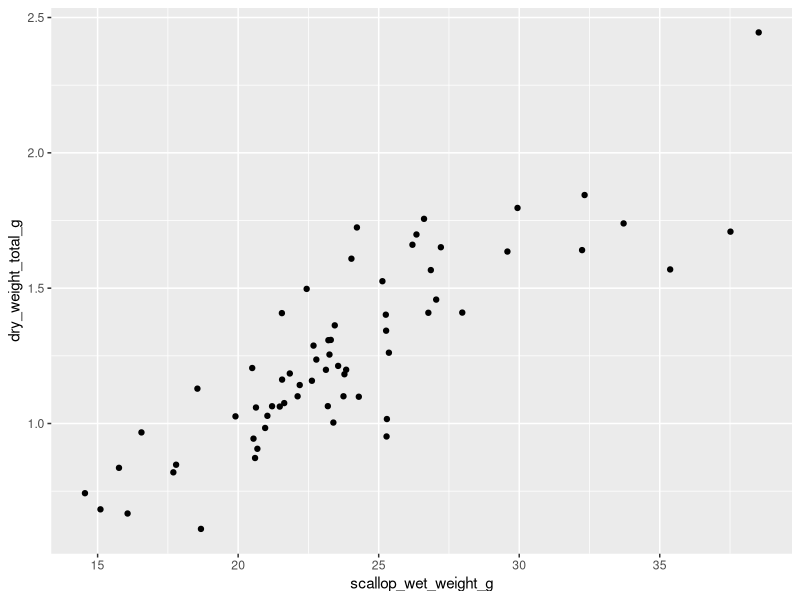
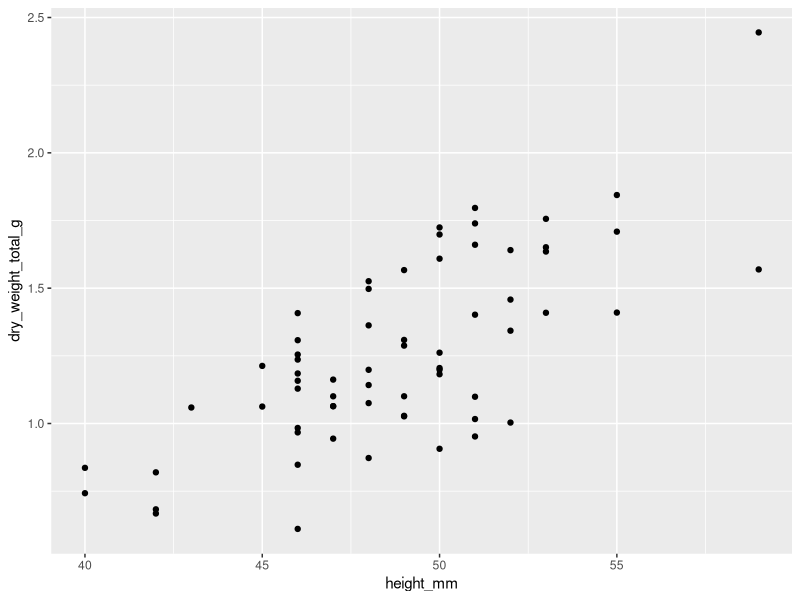
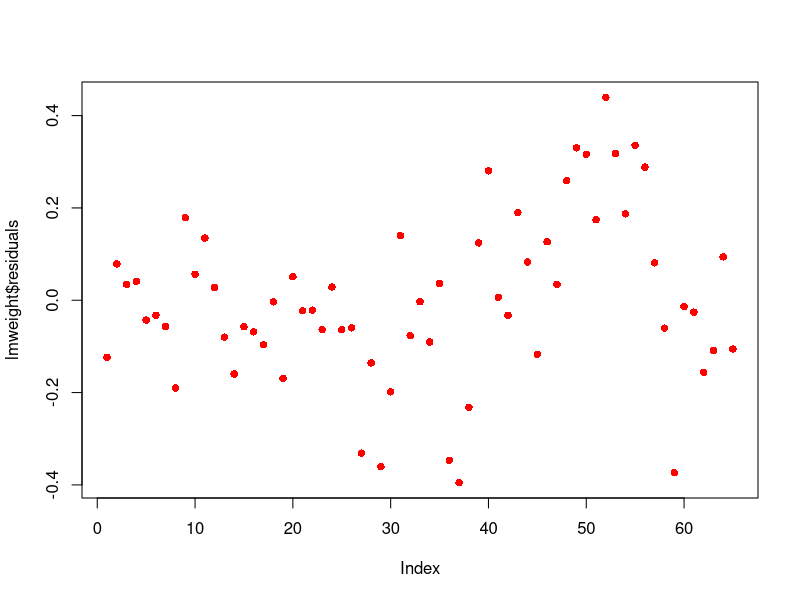
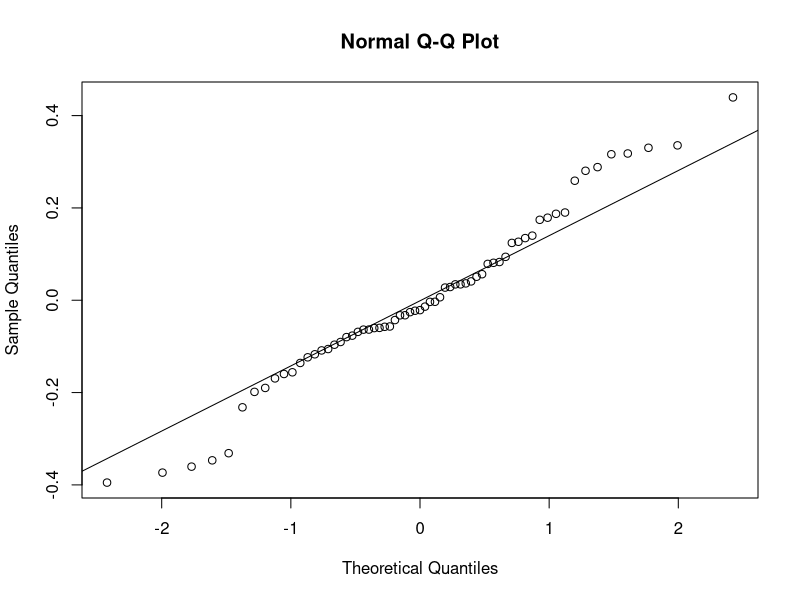
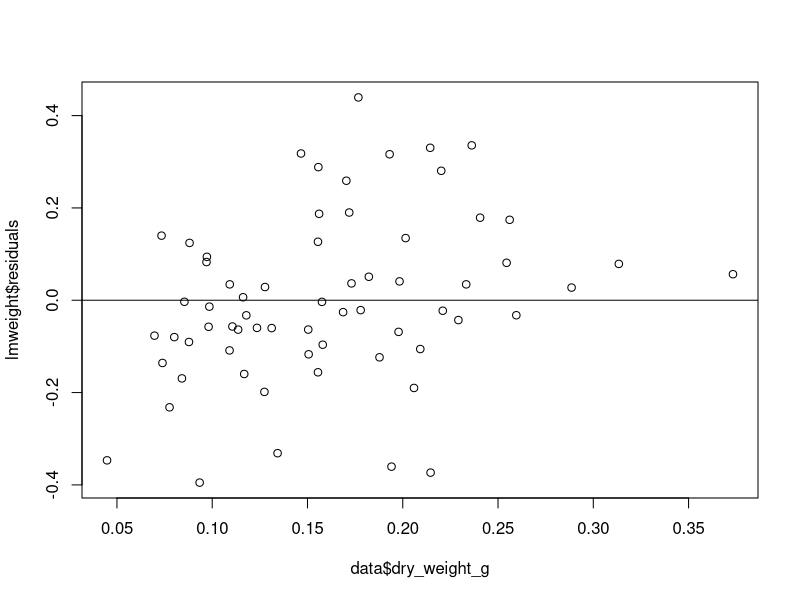
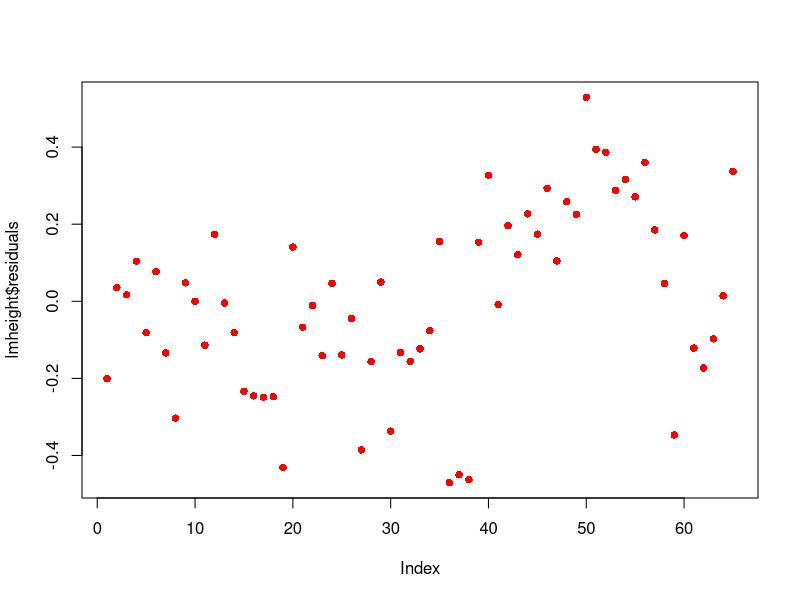
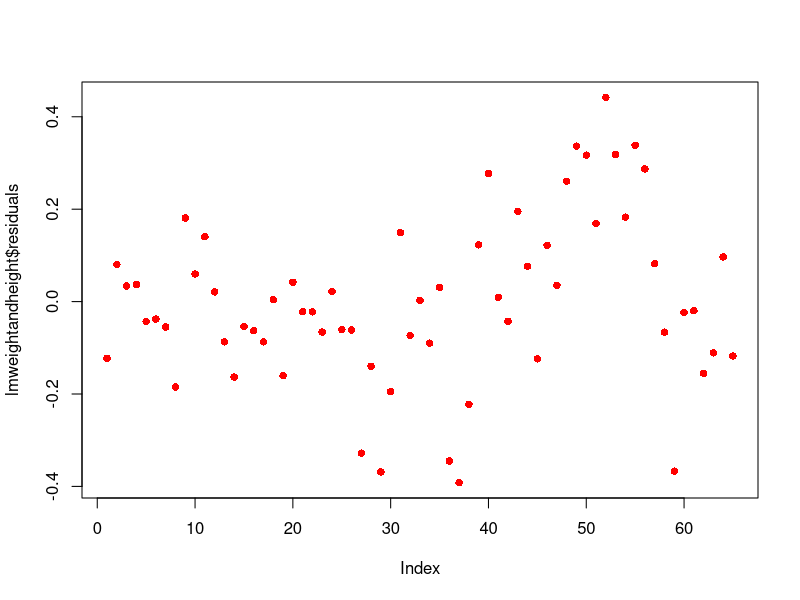

Write the R code that produced these figures, in order.
setwd("C:/Users/macgr/Documents/Stony_Brook_Masters/Scallop_project/resp2022/resp2022")
data <- read.csv("scallop_pp_2022_fix.csv")

library(ggplot2)
ggplot(data, aes(x=scallop_wet_weight_g, y=dry_weight_total_g)) + geom_point() #pretty linear until the end
ggplot(data, aes(x=height_mm, y=dry_weight_total_g)) + geom_point() #even more linear wahoo


lmweight = lm(dry_weight_total_g~scallop_wet_weight_g, data = data) 
summary(lmweight) # 0.715 adjusted R^2 value, not terrible, p value very small, extremely significant
plot(lmweight$residuals, pch = 16, col = "red") #nice and random
qqnorm(lmweight$residuals) #ok not amazing at extremes
abline(qqline(lmweight$residuals))
plot(data$dry_weight_g, lmweight$residuals)
abline(h=0) #pretty good


lmheight = lm(dry_weight_total_g ~ height_mm, data = data)
summary(lmheight) #R^2 0.5163 not great, p value small, 
plot(lmheight$residuals, pch = 16, col = "red") #nice and random
#lower residuals but R^2 and p values worse

lmweightandheight = lm(dry_weight_total_g~scallop_wet_weight_g+ height_mm, data = data) 
summary(lmweightandheight) #adding didn't really improve R^2
plot(lmweightandheight$residuals, pch = 16, col = "red") #fine, pretty random
